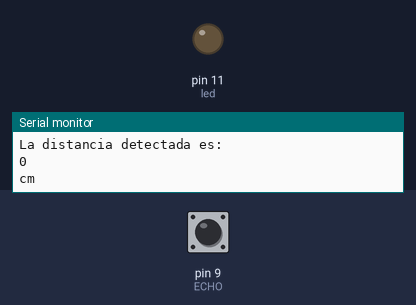
A sketch run on a simulated Arduino Uno, built with avr-gcc and run on an emulated ATmega328P. Shown: output pins drawn as LEDs (lit = HIGH), the last lines printed to the serial monitor. The test bench sets the inputs (shaded band); at power-on: pin 9 (ECHO) LOW. Pins used as bus, display or sensor lines are not drawn.

Above: at 1.2 s.
1.3 s: pin 9 (ECHO) pulsed HIGH 2 times (0.12 s each, 0.3 s apart)
At 2.5 s:
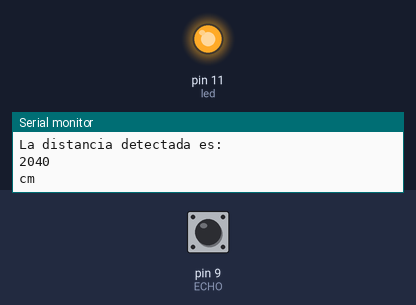
Timing chart, 0 to 4.7 s (numbered marks = the images above; inputs shaded):
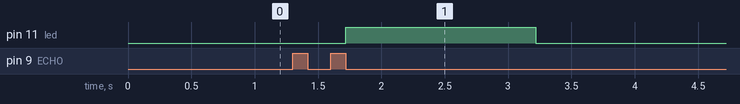

Measured:
- after the input at 1.3 s, pin 11 (led): LOW → HIGH after 0.42 s, → LOW 1.5 s later

The sketch:

6b-SensorHCSR04Manual.ino
```cpp
// Sensor ultrasonico HC - SR04 sin libreria, calibración manual
#define led 11
long distancia;
long tiempo;

void setup ()

{
  Serial.begin (9600); //Comunicación en el monitor serial en Baudios - Estandar (9600)
  pinMode (10, OUTPUT);//TRIGGER - Determinar entrada o salida (input and output)
  pinMode (9, INPUT);//ECHO
  pinMode (led, OUTPUT);//LED
}

void loop ()
{
  digitalWrite(10, LOW);
  delayMicroseconds (5);//Delay en microsegundos para calibrar
  digitalWrite(10, HIGH);
  delayMicroseconds (5);

  tiempo = pulseIn (9, HIGH);
  distancia = long(0.017*tiempo);

  if(distancia>10){
    digitalWrite (led, HIGH);//CONDICIONAL DISTANCIA
  } else {
    digitalWrite (led,LOW);
  }

  Serial.println("La distancia detectada es: ");//Monitor serial
  Serial.println(distancia);
  Serial.println("cm");
  delay (500);

}
```
